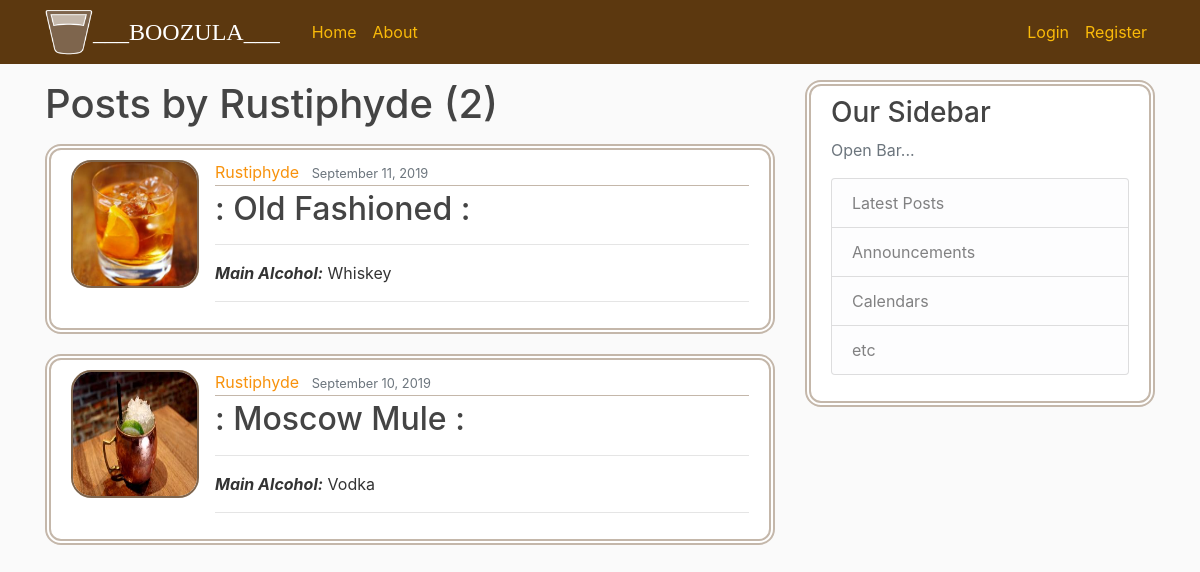
Before: /user/Rustiphyde/ with the older database file.
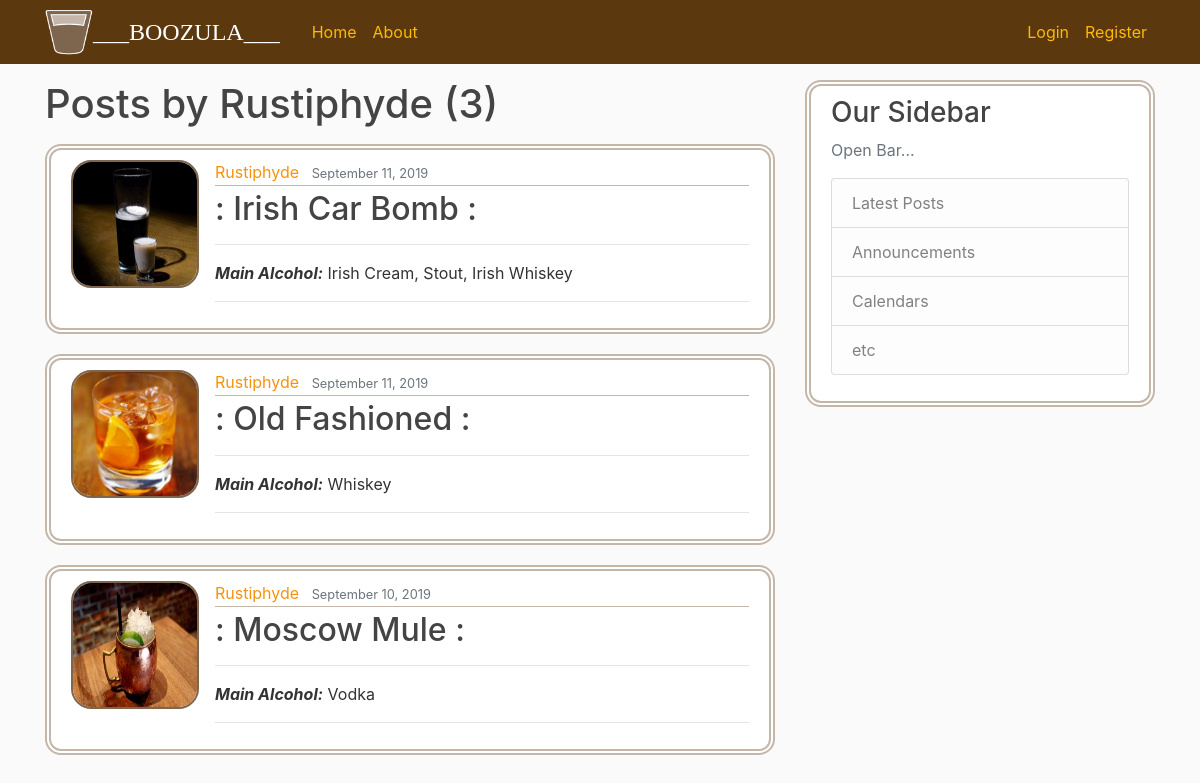
After: the same page with the newer database file.
### booz_blog/models.py (models this page shows, shortened)
class Post(models.Model):
    image = models.ImageField(default='blank-drink-pic.jpg', upload_to='boozula_pix')
    title = models.CharField(max_length=100)
    main_alcohol = models.CharField(max_length=100)
    ingredients = models.TextField()
    preparation = models.TextField()
    date_posted = models.DateTimeField(default=timezone.now)
    author = models.ForeignKey(User, on_delete=models.CASCADE)
    objects = models.Manager()

### booz_blog/views.py (the view)
# urls.py: path('user/<str:username>/', UserPostListView.as_view(), name='user-posts'),
class UserPostListView(ListView):
    model = Post
    template_name='booz_blog/user_posts.html'
    context_object_name = 'posts'
    paginate_by = 5
    def get_queryset(self):
        user = get_object_or_404(User, username=self.kwargs.get('username'))
        return Post.objects.filter(author=user).order_by('-date_posted')

### booz_blog/templates/booz_blog/user_posts.html (shortened to what this page needs)
{% extends "booz_blog/base.html"%}
{% block content %}
<h1 class="mb-3">Posts by {{ view.kwargs.username }} ({{ page_obj.paginator.count }})</h1>
    {% for post in posts %}
        <article class="media content-section">
            <img src="{{ post.image.url }}" class="rounded-corner article-img">
            <div class="media-body">
                <div class="article-metadata">
                    <a class="mr-2" href="{% url 'user-posts' post.author.username %}">{{ post.author }}</a>
                    <small class="text-muted">{{ post.date_posted|date:"F d, Y" }}</small>
                </div>
                <h2><a class="article-title" href="{% url 'post-detail' post.id %}">: {{ post.title }} :</a></h2>
                <hr />
                <p class="article-content"><em><strong>Main Alcohol:</strong></em> {{ post.main_alcohol }}</p>
                <hr />
            </div>
        </article>
    {% endfor %}
{% endblock content %}

Changed rows visible on the page:
added Post: image (picture), author "Rustiphyde", date_posted "September 11, 2019", title "Irish Car Bomb", main_alcohol "Irish Cream, Stout, Irish Whiskey"
Other visible differences:
{{ page_obj.paginator.count }}: "2" → "3"
